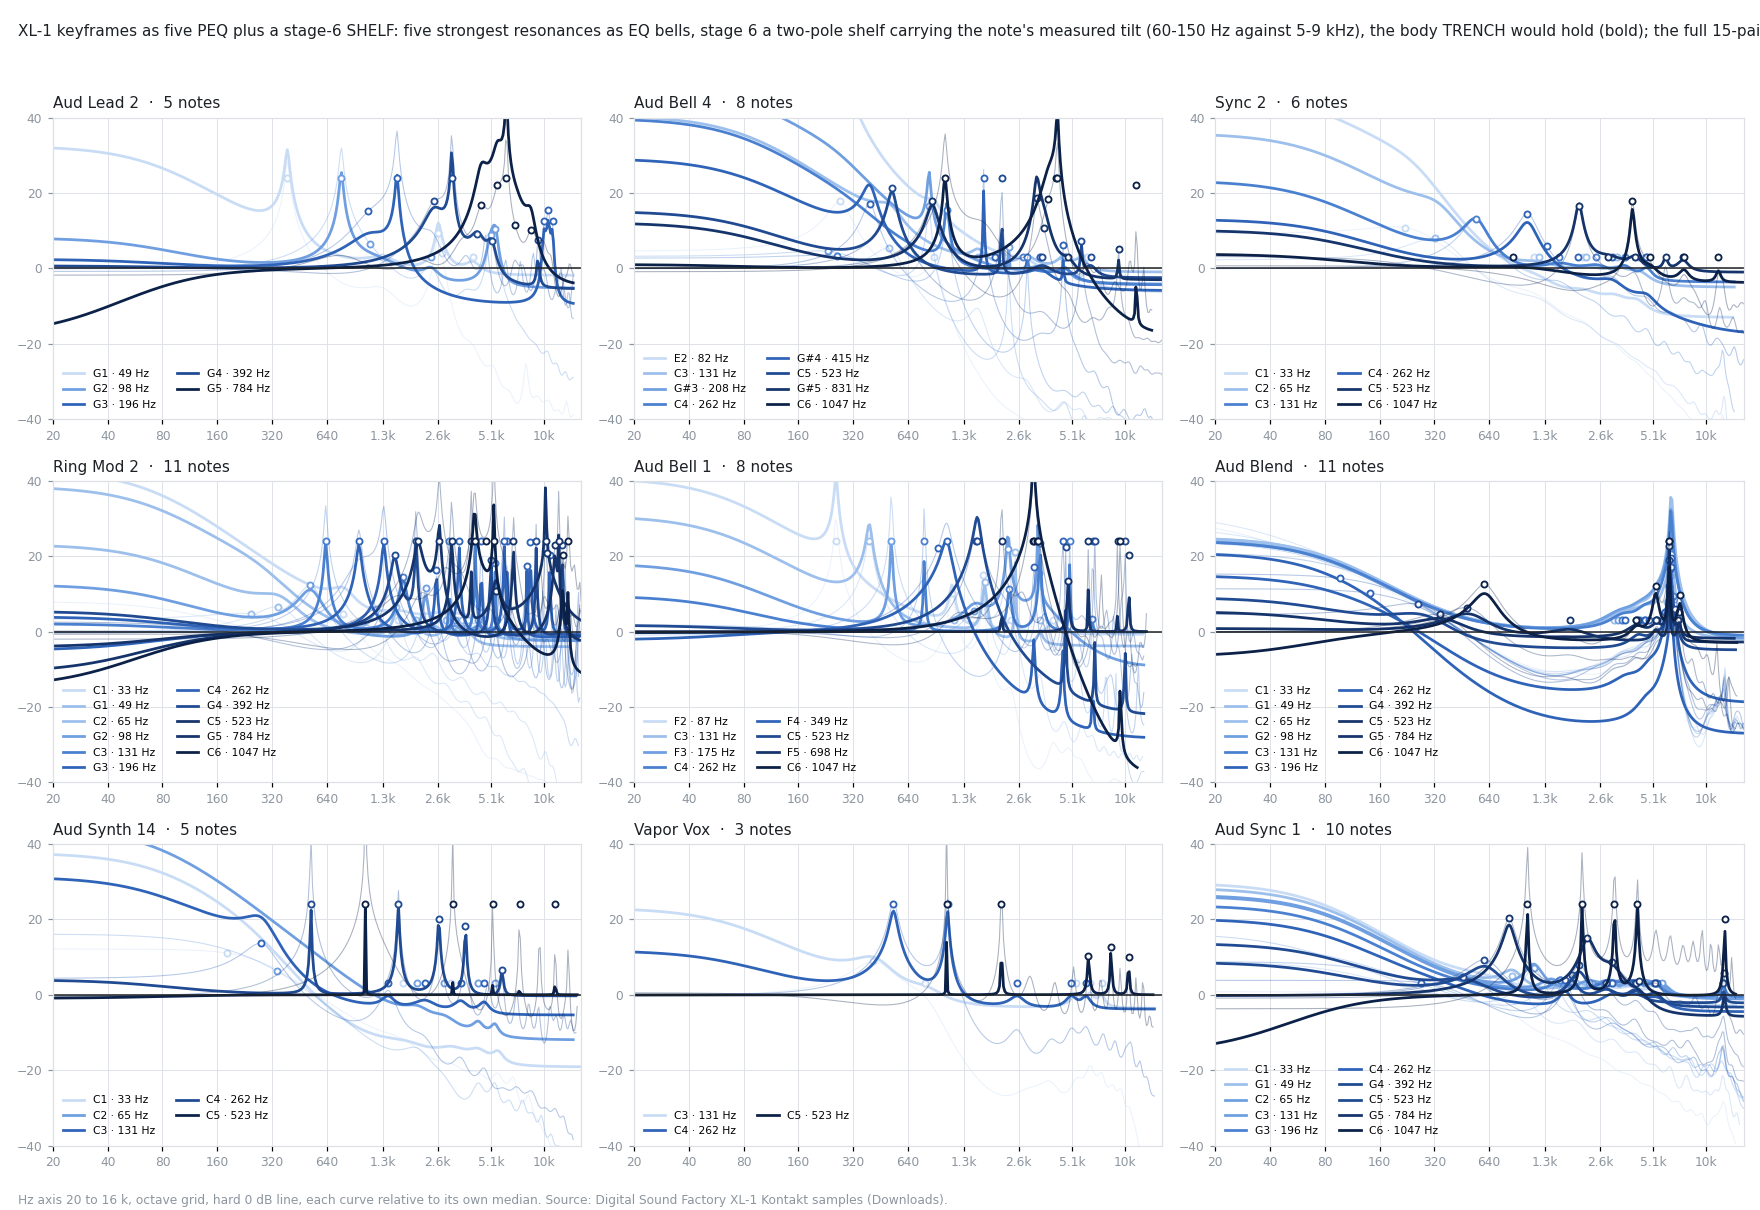

Write Python code to recreate this figure.
import glob, os, re, wave
from collections import defaultdict
import numpy as np
import matplotlib
matplotlib.use("Agg")
import matplotlib.pyplot as plt

K = r"C:\Users\hooki\Downloads\42531\Digital.Sound.Factory.E-MU.Xtreme.Lead-1.KONTAKT-KRock\Digital Sound Factory - E-MU Xtreme Lead-1\Xtreme Lead\Xtreme Lead Samples"
FAMILIES = ["Aud Lead 2", "Aud Bell 4", "Sync 2", "Ring Mod 2", "Aud Bell 1", "Aud Blend", "Aud Synth 14", "Vapor Vox", "Aud Sync 1"]
NOTE = {"C": 0, "C#": 1, "D": 2, "D#": 3, "E": 4, "F": 5, "F#": 6, "G": 7, "G#": 8, "A": 9, "A#": 10, "B": 11}
ORDER = 30
GRID = np.geomspace(20, 16000, 400)
INK = "#1d2126"; MUTE = "#8d959f"; GRIDC = "#dde1e6"
RAMP = ["#c9dcf5", "#9cbfec", "#6f9fe0", "#4a80d0", "#2f63b8", "#204a92", "#15346b", "#0c2148"]


def note_hz(token):
    m = re.fullmatch(r"([A-G]#?)(-?\d)", token)
    if not m:
        return None
    return 440.0 * 2 ** ((12 * (int(m.group(2)) + 1) + NOTE[m.group(1)] - 69) / 12)


def read(path):
    try:
        import soundfile as sf
        x, fs = sf.read(path, always_2d=True)
        return x.mean(axis=1).astype(np.float64), fs
    except ImportError:
        w = wave.open(path, "rb")
        n, ch, sw, fs = w.getnframes(), w.getnchannels(), w.getsampwidth(), w.getframerate()
        raw = w.readframes(n); w.close()
        x = np.frombuffer(raw, dtype="<i2").astype(np.float64) / 32768
        return x.reshape(-1, ch).mean(axis=1), fs


def lpc(x, order, frame=8192):
    x = x - x.mean(); x = x / (np.max(np.abs(x)) + 1e-12)
    frame = min(frame, len(x)); hop = max(1, frame // 2); w = np.hanning(frame)
    r = np.zeros(order + 1); count = 0
    for s in range(0, max(1, len(x) - frame + 1), hop):
        seg = x[s:s + frame] * w
        r += np.fft.irfft(np.abs(np.fft.rfft(seg, 2 * frame)) ** 2)[:order + 1]; count += 1
    r /= max(count, 1); r[0] *= 1 + 1e-6
    a = np.zeros(order + 1); a[0] = 1; e = r[0]
    for i in range(1, order + 1):
        k = -(r[i] + np.dot(a[1:i], r[i - 1:0:-1])) / e
        an = a.copy(); an[1:i] = a[1:i] + k * a[i - 1:0:-1]; an[i] = k; a = an; e *= 1 - k * k
    return a, np.sqrt(max(e, 1e-12))


def resonances(a, g, fs, count, grid):
    e = env_db(a, g, fs, grid); med = np.median(e)
    roots = np.roots(a); roots = roots[(roots.imag > 0) & (np.abs(roots) < 1)]
    out = []
    for z in roots:
        hz = np.angle(z) * fs / (2 * np.pi); bw = -np.log(np.abs(z)) * fs / np.pi
        if hz < 30 or hz > 0.45 * fs:
            continue
        out.append((env_db(a, g, fs, [hz])[0] - med, hz, bw))
    out.sort(reverse=True)
    return sorted(out[:count], key=lambda t: t[1])


def section_db(fs, fp, bwp, fz, bwz, hz):
    w = 2 * np.pi * hz / fs
    rp = np.exp(-np.pi * bwp / fs); tp = 2 * np.pi * fp / fs
    rz = 1.0 if bwz == 0 else np.exp(-np.pi * bwz / fs); tz = 2 * np.pi * fz / fs
    num = np.abs(1 - 2 * rz * np.cos(tz) * np.exp(-1j * w) + rz * rz * np.exp(-2j * w))
    den = np.abs(1 - 2 * rp * np.cos(tp) * np.exp(-1j * w) + rp * rp * np.exp(-2j * w))
    dc = (1 - 2 * rp * np.cos(tp) + rp * rp) / (1 - 2 * rz * np.cos(tz) + rz * rz)
    return 20 * np.log10(num / den * abs(dc))


def shelf_db(fs, tilt_db, hz):
    w = 2 * np.pi * hz / fs
    rp = 0.985
    ratio = 10 ** (-tilt_db / 40.0)
    rz = 1 - np.clip((1 - rp) * ratio, 0.002, 0.6)
    num = np.abs(1 - rz * np.exp(-1j * w)); den = np.abs(1 - rp * np.exp(-1j * w))
    hf = (1 + rz) / (1 + rp)
    return 2 * 20 * np.log10(num / den / hf)


def six_peq_db(res, fs, hz, tilt_db):
    total = np.zeros_like(hz, dtype=float)
    for p, fp, bwp in res[:5]:
        bwp = max(1.0, bwp)
        gain = min(24.0, max(3.0, p))
        total += section_db(fs, fp, bwp, fp, bwp * 10 ** (gain / 20), hz)
    total += shelf_db(fs, tilt_db, hz)
    return total


def env_db(a, g, fs, hz):
    hz = np.asarray(hz, dtype=float)[:, None]
    return 20 * np.log10(g / np.abs(np.sum(a * np.exp(-1j * 2 * np.pi * hz / fs * np.arange(len(a))), axis=1)))


pool = defaultdict(dict)
for path in sorted(glob.glob(os.path.join(K, "**", "*.wav"), recursive=True)):
    name = os.path.splitext(os.path.basename(path))[0]
    parts = name.split(); f0 = note_hz(parts[-1]) if parts else None
    if f0 is None:
        continue
    pool[" ".join(parts[:-1])].setdefault(parts[-1], (f0, path))

fig, axes = plt.subplots(3, 3, figsize=(16, 11), dpi=110)
fig.patch.set_facecolor("white")
for ax, family in zip(axes.flat, FAMILIES):
    notes = sorted(pool[family].items(), key=lambda kv: kv[1][0])
    ramp = [RAMP[int(round(i * (len(RAMP) - 1) / max(1, len(notes) - 1)))] for i in range(len(notes))]
    for (note, (f0, path)), colour in zip(notes, ramp):
        x, fs = read(path)
        if len(x) < 64:
            continue
        y = np.tile(x, max(1, int(np.ceil(1.5 * fs / len(x)))))
        a, g = lpc(y, ORDER)
        grid = GRID[GRID < 0.45 * fs]
        e = env_db(a, g, fs, grid); e = e - np.median(e)
        ax.plot(grid, e, color=colour, lw=0.7, alpha=0.35)
        res = resonances(a, g, fs, 5, grid)
        lo = np.mean(e[(grid > 60) & (grid < 150)]); hi = np.mean(e[(grid > 5000) & (grid < 9000)])
        body = six_peq_db(res, fs, grid, hi - lo)
        ax.plot(grid, body, color=colour, lw=1.8, label=f"{note} · {f0:.0f} Hz")
        for p, fp, bwp in res:
            ax.plot(fp, min(24.0, max(3.0, p)), "o", ms=4, mfc="white", mec=colour, mew=1.2)
    ax.set_xscale("log"); ax.set_xlim(20, 16000); ax.set_ylim(-40, 40)
    ax.axhline(0, color=INK, lw=1.0)
    ax.set_xticks([20, 40, 80, 160, 320, 640, 1300, 2600, 5100, 10000])
    ax.set_xticklabels(["20", "40", "80", "160", "320", "640", "1.3k", "2.6k", "5.1k", "10k"], fontsize=8, color=MUTE)
    ax.set_yticks([-40, -20, 0, 20, 40]); ax.tick_params(axis="y", labelsize=8, colors=MUTE)
    ax.grid(True, which="major", color=GRIDC, lw=0.6); ax.minorticks_off()
    for s in ax.spines.values():
        s.set_color(GRIDC)
    ax.set_title(f"{family}  ·  {len(notes)} notes", fontsize=10, color=INK, loc="left")
    ax.legend(fontsize=7, frameon=False, loc="lower left", ncol=2)
fig.suptitle("XL-1 keyframes as five PEQ plus a stage-6 SHELF: five strongest resonances as EQ bells, stage 6 a two-pole shelf carrying the note's measured tilt (60-150 Hz against 5-9 kHz), "
             "the body TRENCH would hold (bold); the full 15-pair LPC model behind it (faint). Faint = the full 15-pair model.",
             fontsize=10, color=INK, x=0.01, ha="left")
fig.text(0.01, 0.005, "Hz axis 20 to 16 k, octave grid, hard 0 dB line, each curve relative to its own median. Source: Digital Sound Factory XL-1 Kontakt samples (Downloads).",
         fontsize=8, color=MUTE)
fig.tight_layout(rect=(0, 0.02, 1, 0.96))
out = os.path.join(os.path.dirname(os.path.abspath(__file__)), "xl1_keyframes_5peq_shelf.png")
fig.savefig(out, facecolor="white"); print(out)
